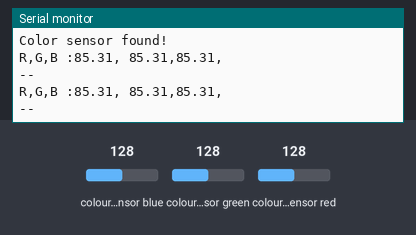
Bench run of a sketch on a simulated Arduino Uno, built with avr-gcc and run on an emulated ATmega328P. Shown: the last lines printed to the serial monitor. Inputs (shaded band) come from the test bench; at power-on: colour sensor blue 128, colour sensor green 128, colour sensor red 128.

Above: at 2.9 s.
3.0 s: colour sensor blue set to 5
At 3.9 s:
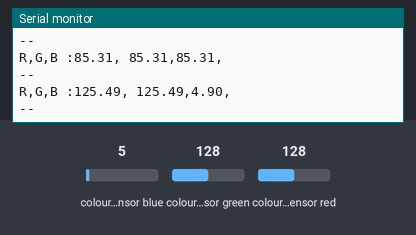
4.5 s: colour sensor green set to 5
At 5.8 s:
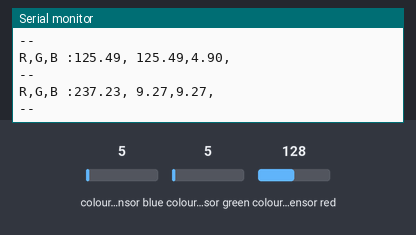
6.0 s: colour sensor red set to 5
At 7.0 s:
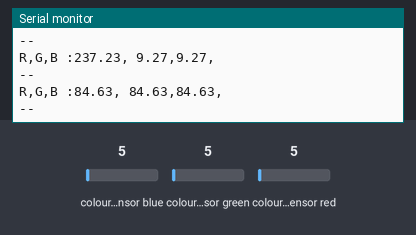
Timing chart, 0 to 9.0 s (numbered marks = the images above; inputs shaded):
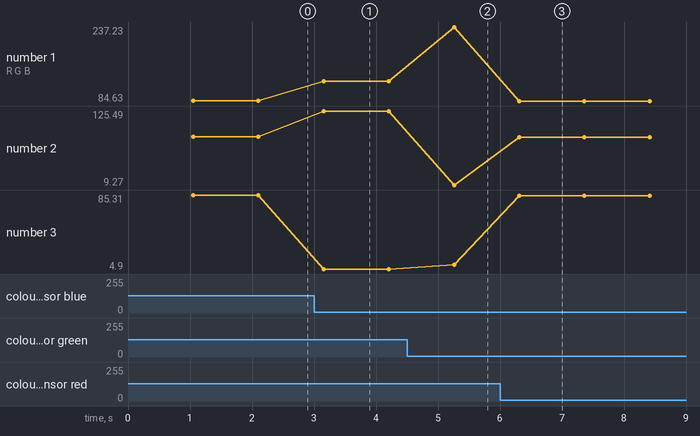

Measured:
- after the input at 3.0 s, the serial monitor: prints a new line after 0.15 s (image 1)
- after the input at 4.5 s, the serial monitor: prints a new line after 0.76 s (image 2)
- after the input at 6.0 s, the serial monitor: prints a new line after 0.31 s (image 3)
- plotted number 1: 85.31 → 125.49 after the input at 3.0 s, 125.49 → 237.23 after the input at 4.5 s, 237.23 → 84.63 after the input at 6.0 s
- plotted number 2: 85.31 → 125.49 after the input at 3.0 s, 125.49 → 9.27 after the input at 4.5 s, 9.27 → 84.63 after the input at 6.0 s
- plotted number 3: 85.31 → 4.9 after the input at 3.0 s, 4.9 → 9.27 after the input at 4.5 s, 9.27 → 84.63 after the input at 6.0 s

The sketch:

check_color_sensor.ino
```cpp
/*
 * Assembly and Wiring:
 The color sensor TCS34725 communicate via a 2-wire I2C interface.
 To connect to the processor, you need a total of just 4 wires.
 Connect jumpers:
 Arduino -> TCS34725
 5v -> VIN
 GND -> GND
 SDA -> SDA
 SCL -> SCL

 concerning Arduino see info here: https://www.arduino.cc/en/reference/wire
 Uno, Ethernet:
 A4 (SDA)
 A5 (SCL)


 * Libraries
 Navigate to:
 /Users/charilaostsarouchas/Documents/Arduino/libraries
 And copy the relevant lib folder:
 adafruit-Adafruit_TCS34725-12be4c6
 (from https://github.com/adafruit/Adafruit_TCS34725)

 * Test the Sensor
 Run the TCS34725 test sketch to verify that your sensor is working properly


 * Validate results
 Just check in the Serial Monitor to see if the RGB numbers make sense.
 e.g. take 2 crayons Red and Blue and check that the value corresponding to red is the bigger one.
 The same with blue etc.
 */


#include "Adafruit_TCS34725.h"

Adafruit_TCS34725 tcs = Adafruit_TCS34725(TCS34725_INTEGRATIONTIME_50MS, TCS34725_GAIN_4X);

uint16_t clear, red, green, blue ;

void setup() {

  //Initializes serial connection (9600 bits per second)
  Serial.begin(9600);
  tcs.begin();
  if (tcs.begin()) {
    Serial.println("Color sensor found!");
    }
  else {
    Serial.println("No TCS34725 found ... check your connections");
    }
}


void loop() {

  //Read seonsor values
  tcs.setInterrupt(false);
  delay(1000);
  tcs.getRawData(&red, &green, &blue, &clear);
  tcs.setInterrupt(true);

  //convert values in range [0, 255]
  uint32_t sum = clear;
  float r, g, b;
  r = red; r /= sum;
  g = green; g /= sum;
  b = blue; b /= sum;
  r *= 256; g *= 256; b *= 256;

  // Print in Serial Monitor
  Serial.print("R,G,B :"); Serial.print(r);  Serial.print(", ");  Serial.print(g); Serial.print(","); Serial.print(b); Serial.println(",");
  Serial.println("--");

  // For data generation...
  //Serial.print(r);  Serial.print(", ");  Serial.print(g); Serial.print(","); Serial.print(b); Serial.println(",");


}
```
